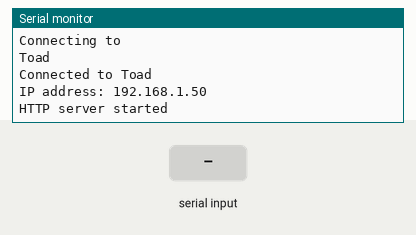
This sketch was run on a simulated ESP32. On the bench: the last lines printed to the serial monitor. Inputs (shaded band) come from the test bench. WiFi joins after 1.5 s; servers stay silent unless stated; storage starts empty; EEPROM starts erased; the camera gives no picture.

Above: at 3.0 s.
3.1 s: " " received over Serial
At 4.1 s:
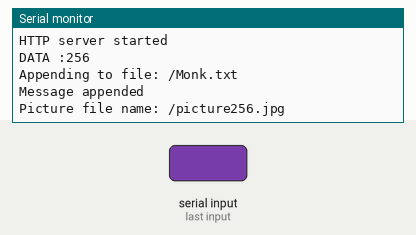
4.7 s: "1" received over Serial
At 5.4 s:
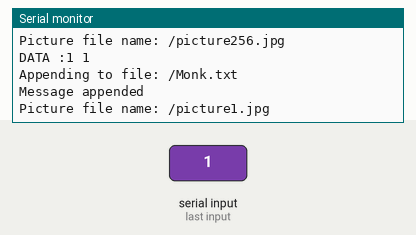

The sketch:

WeightWatcherEsp32CamCode.ino
```cpp
// (licence header left out)
#include "esp_camera.h"
#include "Arduino.h"
#include "FS.h"                // SD Card ESP32
#include "SD_MMC.h"            // SD Card ESP32
#include "soc/soc.h"           // Disable brownour problems
#include "soc/rtc_cntl_reg.h"  // Disable brownour problems
#include "driver/rtc_io.h"
#include <EEPROM.h>            // read and write from flash memory
#include <WiFi.h>
#include <WiFiClient.h>
#include <WebServer.h>

#include "index.h"  //Web page header file

WebServer server(80);

//Enter your SSID and PASSWORD
const char* ssid = "Toad";
const char* password = "9686936563";


// define the number of bytes you want to access
#define EEPROM_SIZE 2

RTC_DATA_ATTR int bootCount = 0;

// Pin definition for CAMERA_MODEL_AI_THINKER
#define PWDN_GPIO_NUM     32
#define RESET_GPIO_NUM    -1
#define XCLK_GPIO_NUM      0
#define SIOD_GPIO_NUM     26
#define SIOC_GPIO_NUM     27
#define Y9_GPIO_NUM       35
#define Y8_GPIO_NUM       34
#define Y7_GPIO_NUM       39
#define Y6_GPIO_NUM       36
#define Y5_GPIO_NUM       21
#define Y4_GPIO_NUM       19
#define Y3_GPIO_NUM       18
#define Y2_GPIO_NUM        5
#define VSYNC_GPIO_NUM    25
#define HREF_GPIO_NUM     23
#define PCLK_GPIO_NUM     22

int pictureNumber = 0;

long unsigned int lastMotion;

void handleRoot() {
 String s = MAIN_page; //Read HTML contents
 server.send(200, "text/html", s); //Send web page
}

void handleADC() {
 //int a = analogRead(A0);
 //String adcValue = String(a);

 //server.send(200, "text/plane", adcValue); //Send ADC value only to client ajax request
}

void setup() {
  WRITE_PERI_REG(RTC_CNTL_BROWN_OUT_REG, 0); //disable brownout detector
  Serial.begin(115200);

  Serial.setDebugOutput(true);


  Serial.setTimeout(100);

  camera_config_t config;
  config.ledc_channel = LEDC_CHANNEL_0;
  config.ledc_timer = LEDC_TIMER_0;
  config.pin_d0 = Y2_GPIO_NUM;
  config.pin_d1 = Y3_GPIO_NUM;
  config.pin_d2 = Y4_GPIO_NUM;
  config.pin_d3 = Y5_GPIO_NUM;
  config.pin_d4 = Y6_GPIO_NUM;
  config.pin_d5 = Y7_GPIO_NUM;
  config.pin_d6 = Y8_GPIO_NUM;
  config.pin_d7 = Y9_GPIO_NUM;
  config.pin_xclk = XCLK_GPIO_NUM;
  config.pin_pclk = PCLK_GPIO_NUM;
  config.pin_vsync = VSYNC_GPIO_NUM;
  config.pin_href = HREF_GPIO_NUM;
  config.pin_sscb_sda = SIOD_GPIO_NUM;
  config.pin_sscb_scl = SIOC_GPIO_NUM;
  config.pin_pwdn = PWDN_GPIO_NUM;
  config.pin_reset = RESET_GPIO_NUM;
  config.xclk_freq_hz = 20000000;
  config.pixel_format = PIXFORMAT_JPEG;

  pinMode(13, INPUT);

  if(psramFound()){
    config.frame_size = FRAMESIZE_XGA; // FRAMESIZE_ + QVGA|CIF|VGA|SVGA|XGA|SXGA|UXGA
    config.jpeg_quality = 10;
    config.fb_count = 2;
  } else {
    config.frame_size = FRAMESIZE_SVGA;
    config.jpeg_quality = 12;
    config.fb_count = 1;
  }

  // Init Camera
  esp_err_t err = esp_camera_init(&config);
  if (err != ESP_OK) {
    Serial.printf("Camera init failed with error 0x%x", err);
    return;
  }

  Serial.println("Starting SD Card");

  delay(50);
  if(!SD_MMC.begin()){
    Serial.println("SD Card Mount Failed");
    //return;
  }

  uint8_t cardType = SD_MMC.cardType();
  if(cardType == CARD_NONE){
    Serial.println("No SD Card attached");
    return;
  }

  uint64_t cardSize = SD_MMC.cardSize() / (1024 * 1024);
  Serial.printf("SD_MMC Card Size: %lluMB\n", cardSize);

  WiFi.mode(WIFI_STA); //Connectto your wifi
  WiFi.begin(ssid, password);

  Serial.println("Connecting to ");
  Serial.print(ssid);

  //Wait for WiFi to connect
  while(WiFi.waitForConnectResult() != WL_CONNECTED){
      Serial.print(".");
    }

  //If connection successful show IP address in serial monitor
  Serial.println("");
  Serial.print("Connected to ");
  Serial.println(ssid);
  Serial.print("IP address: ");
  Serial.println(WiFi.localIP());  //IP address assigned to your ESP
//----------------------------------------------------------------

  server.on("/", handleRoot);      //This is display page
  server.on("/readADC", handleADC);//To get update of ADC Value only
  //server.on("/readTime", handleADC);
  //server.on("/readDate", handleADC);
  //server.on("/readWeight", handleADC);
  //server.on("/readRfid", handleADC);

  server.begin();                  //Start server
  Serial.println("HTTP server started");
  pinMode(0, OUTPUT);
  digitalWrite(0,HIGH);

}

void readFile(fs::FS &fs, const char * path){
    Serial.printf("Reading file: %s\n", path);

    File file = fs.open(path);
    if(!file){
        Serial.println("Failed to open file for reading");
        return;
    }

    Serial.print("Read from file: ");
    while(file.available()){
        Serial.write(file.read());
    }
}

void writeFile(fs::FS &fs, const char * path, const char * message){
    Serial.printf("Writing file: %s\n", path);

    File file = fs.open(path, FILE_WRITE);
    if(!file){
        Serial.println("Failed to open file for writing");
        return;
    }
    if(file.print(message)){
        Serial.println("File written");
    } else {
        Serial.println("Write failed");
    }
}

void appendFile(fs::FS &fs, const char * path, String message){
    Serial.printf("Appending to file: %s\n", path);

    File file = fs.open(path, FILE_APPEND);
    if(!file){
        Serial.println("Failed to open file for appending");
        return;
    }
    if(file.print(message)){
        Serial.println("Message appended");
    } else {
        Serial.println("Append failed");
    }
}


void takePhoto(){
  camera_fb_t * fb = NULL;

  // Take Picture with Camera
  fb = esp_camera_fb_get();
  if(!fb) {
    Serial.println("Camera capture failed");
    return;
  }

  // Path where new picture will be saved in SD Card
  String path = "/picture" + String(pictureNumber) +".jpg";

  fs::FS &fs = SD_MMC;
  Serial.printf("Picture file name: %s\n", path.c_str());

  File file = fs.open(path.c_str(), FILE_WRITE);
  if(!file){
    Serial.println("Failed to open file in writing mode");
  }
  else {
    file.write(fb->buf, fb->len); // payload (image), payload length

    EEPROM.write(0, pictureNumber);
    EEPROM.commit();
  }
  file.close();
  esp_camera_fb_return(fb);

  delay(50);

  // Turns off the ESP32-CAM white on-board LED (flash) connected to GPIO 4


}
int count = 0;
void loop() {


   server.handleClient();
   while(Serial.available() > 0)
  {
    EEPROM.begin(EEPROM_SIZE);
    pictureNumber = EEPROM.read(0) + 1;

    String data1 = String(pictureNumber);

      data1 +=" ";
      data1 += Serial.readString();
      // initialize EEPROM with predefined size

      Serial.print("DATA :");
      Serial.println(data1);

      //appendFile(SD_MMC, "/Monk.txt", String(pictureNumber));
      appendFile(SD_MMC, "/Monk.txt", data1);

      server.send(200, "text/plane", SendHTML(data1));

      takePhoto();
      count = 0;
      lastMotion = millis();

      EEPROM.write(0, pictureNumber);
      EEPROM.commit();
  }
}
String SendHTML(String data2){
    int startpos = 0;
    int endpos = 1;
    endpos = data2.indexOf(" ", startpos);
    String picNum = data2.substring(startpos,endpos);

    startpos=endpos+1;
    endpos = data2.indexOf(" ",startpos);
    String tim = data2.substring(startpos, endpos);

    startpos=endpos+1;
    endpos = data2.indexOf(" ",startpos);
    String date = data2.substring(startpos, endpos);

    startpos=endpos+1;
    endpos = data2.indexOf(" ",startpos);
    String weight1 = data2.substring(startpos, endpos);

    startpos=endpos+1;
    endpos = data2.indexOf(" ",startpos);
    String weight2 = data2.substring(startpos, endpos);

    startpos=endpos+1;
    endpos = data2.indexOf(" ",startpos);
    String rfid = data2.substring(startpos, endpos);


 // String ptr = "<!DOCTYPE html> <html>\n";
  //ptr +="<head><meta name=\"viewport\" content=\"width=device-width, initial-scale=1.0, user-scalable=no\">\n";

  String ptr ="<title>ESP32 Weather Report</title>\n";
  ptr +="<body>\n";
  ptr +="<div id=\"webpage\">\n";

  ptr +="<p>Picture Number : ";
  ptr +=picNum;

  ptr +="<p>Time : ";
  ptr +=tim;

  ptr +="<p>Date : ";
  ptr +=date;

  ptr +="<p>Weight 1 : ";
  ptr +=weight1;

  ptr +="<p>Weight 2 : ";
  ptr +=weight2;

  ptr +="<p>RFID : ";
  ptr +=rfid;


  ptr +="</div>\n";
  ptr +="</body>\n";

  //String ptr = dat;
  return ptr;
}
```

Index.h
```cpp
const char MAIN_page[] PROGMEM = R"=====(
<!DOCTYPE html>
<html>
<style>
.card{
    max-width: 800px;
     min-height: 250px;
     background: #02b875;
     padding: 30px;
     box-sizing: border-box;
     color: #FFF;
     margin:20px;
     box-shadow: 0px 2px 18px -4px rgba(0,0,0,0.75);
}
</style>
<body>

<div class="card">
  <h1>Motion triggered camera<br>records weight,<br> and scans for animal rfid tags</h1><br>

  <h1><span id="DataStr">0</span></h1><br>

</div>
<script>

setInterval(function() {
  // Call a function repetatively with 2 Second interval
  getData();
}, ); 500 //mSeconds update rate

function getData() {
  var xhttp = new XMLHttpRequest();
  xhttp.onreadystatechange = function() {
    if (this.readyState == 4 && this.status == 200) {
      document.getElementById("DataStr").innerHTML =
      this.responseText;
    }
  };
  xhttp.open("GET", "readADC", true);
  xhttp.send();
}
</script>
</body>
</html>
)=====";
```

Measured:
- after the input at 3.1 s, the serial monitor: prints a new line after 0.10 s (image 1)
- after the input at 4.7 s, the serial monitor: prints a new line after 0.10 s (image 2)
